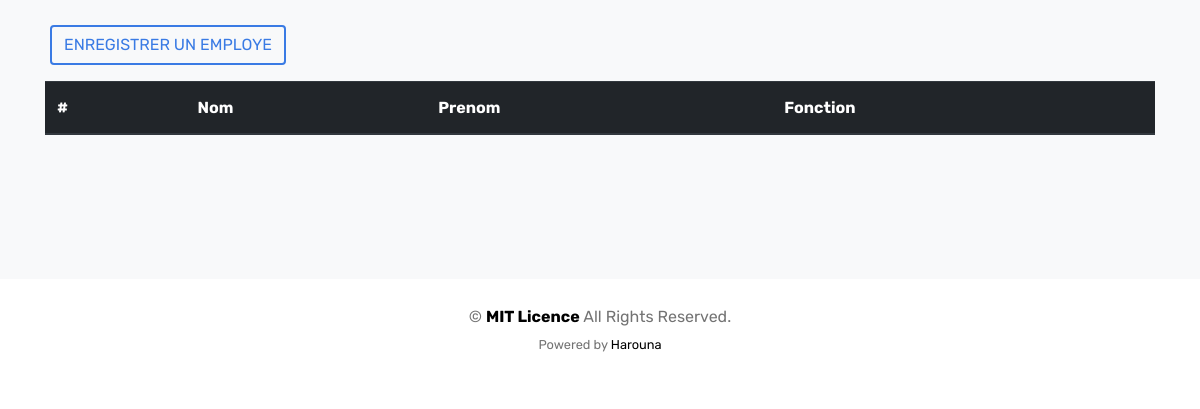
Before: / with the older database file.
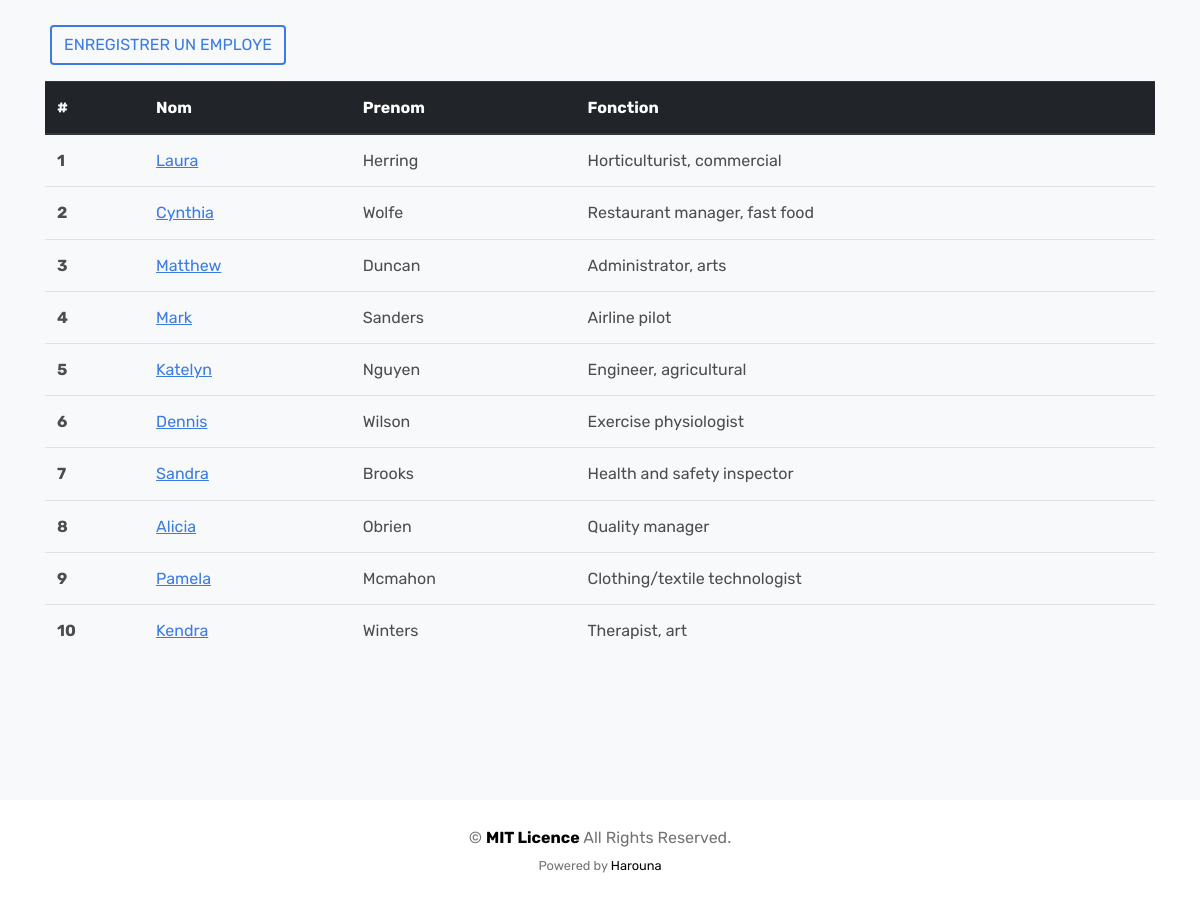
After: the same page with the newer database file.
### employe/models.py (models this page shows, shortened)
class Employe(models.Model):
    first_name =  models.CharField(max_length=30)
    last_name  = models.CharField(max_length=30)
    birthday   = models.DateField()
    fonction   = models.CharField(max_length=100)
    photo      = models.ImageField(upload_to='media/', blank=True, null=True)

### employe/views.py (the view)
# urls.py: path('', views.employe, name='list-employe'),
def employe(request):
    employes = Employe.objects.all()
    context = {
        'employes': employes,
    }
    template_name = 'employe/index.html'
    return render(request, template_name, context)

### employe/templates/employe/index.html (shortened to what this page needs)
{% load static %}
<!DOCTYPE html>
<html lang="en">
  <head>
    <link rel="stylesheet" href="{% static 'fonts/icomoon/style.css' %}">
    <link rel="stylesheet" href="{% static 'css/bootstrap.min.css' %}">
    <link rel="stylesheet" href="{% static 'css/aos.css' %}">
    <link rel="stylesheet" href="{% static 'css/style.css' %}">
  </head>
  <body>
  <div class="site-wrap">
    <div class="site-section bg-light" style="padding-top:25px;">
      <div class="container">
        <div class="row">
          <p data-aos="fade-left" data-aos-delay="100" class="float-right" style="margin-left:20px;">
            <a href="#register-form" data-toggle="modal" data-target="#register-employe"
            class="d-none d-sm-inline-block btn btn-outline-primary rounded text-uppercase">
                Enregistrer un employe
            </a>
          </p>
        </div>
        <div class="row">
          <div class="col-md-12 mb-5">
            <table class="table" class="p-5 bg-white custom-z-depth">
              <thead class="thead-dark">
                <tr>
                  <th scope="col">#</th>
                  <th scope="col">Nom</th>
                  <th scope="col">Prenom</th>
                  <th scope="col">Fonction</th>
                </tr>
              </thead>
              <tbody>
                {% for employe in employes %}
                  <tr>
                    <th scope="row">{{ employe.id }}</th>
                    <td><a href="{% url 'employe_app:profile' employe.id %}" style="text-decoration:underline">{{ employe.first_name }}</a></td>
                    <td>{{ employe.last_name }}</td>
                    <td>{{ employe.fonction }}</td>
                  </tr>
                {% endfor %}
              </tbody>
            </table>
          </div>
        </div>
      </div>
    </div>
    <footer class="site-footer py-2 pt-4">
      <div class="container py-0">
        <div class="row">
          <div class="col-12 text-md-center text-left">
            <p>
              &copy;  <strong class="text-black">MIT Licence</strong> All Rights Reserved. <br>
              <small>Powered by <a href="https://harouna.crd.co/" target="_blank" class="text-black">Harouna</a></small>
            </p>
          </div>
        </div>
      </div>
    </footer>
  </div>
  </body>
</html>

### employe/static/css/style.css (style rules this page uses)
body { line-height: 1.7; color: #4d4d4d; font-weight: 400; font-size: 1rem; }
a { -webkit-transition: .3s all ease; -o-transition: .3s all ease; transition: .3s all ease; }
.text-black { color: #000 !important; }
.site-wrap:before { -webkit-transition: .3s all ease-in-out; -o-transition: .3s all ease-in-out; transition: .3s all ease-in-out; background: rgba(0, 0, 0, 0.6); content: ""; position: absolute; z-index: 2000; top: 0; left: 0; right: 0; bottom: 0; opacity: 0; visibility: hidden; }
.btn { border-radius: 0; }
.btn.btn-outline-primary { color: #3a7be4; border-width: 2px; }
.site-section { padding: 2.5em 0; }
@media (min-width: 768px) { .site-section { padding: 5em 0; } }
.site-footer { padding: 4em 0; background: #fff; }
@media (min-width: 768px) { .site-footer { padding: 8em 0; } }
.site-footer p { color: #737373; }
.site-footer a { color: #999999; }
.bg-light { background: #ccc; }
a { scroll-behavior: smooth !important; }

Changed rows visible on the page:
added Employe: id "1", first_name "Laura", last_name "Herring", fonction "Horticulturist, commercial"
added Employe: id "2", first_name "Cynthia", last_name "Wolfe", fonction "Restaurant manager, fast food"
added Employe: id "3", first_name "Matthew", last_name "Duncan", fonction "Administrator, arts"
added Employe: id "4", first_name "Mark", last_name "Sanders", fonction "Airline pilot"
added Employe: id "5", first_name "Katelyn", last_name "Nguyen", fonction "Engineer, agricultural"
added Employe: id "6", first_name "Dennis", last_name "Wilson", fonction "Exercise physiologist"
added Employe: id "7", first_name "Sandra", last_name "Brooks", fonction "Health and safety inspector"
added Employe: id "8", first_name "Alicia", last_name "Obrien", fonction "Quality manager"
added Employe: id "9", first_name "Pamela", last_name "Mcmahon", fonction "Clothing/textile technologist"
added Employe: id "10", first_name "Kendra", last_name "Winters", fonction "Therapist, art"
